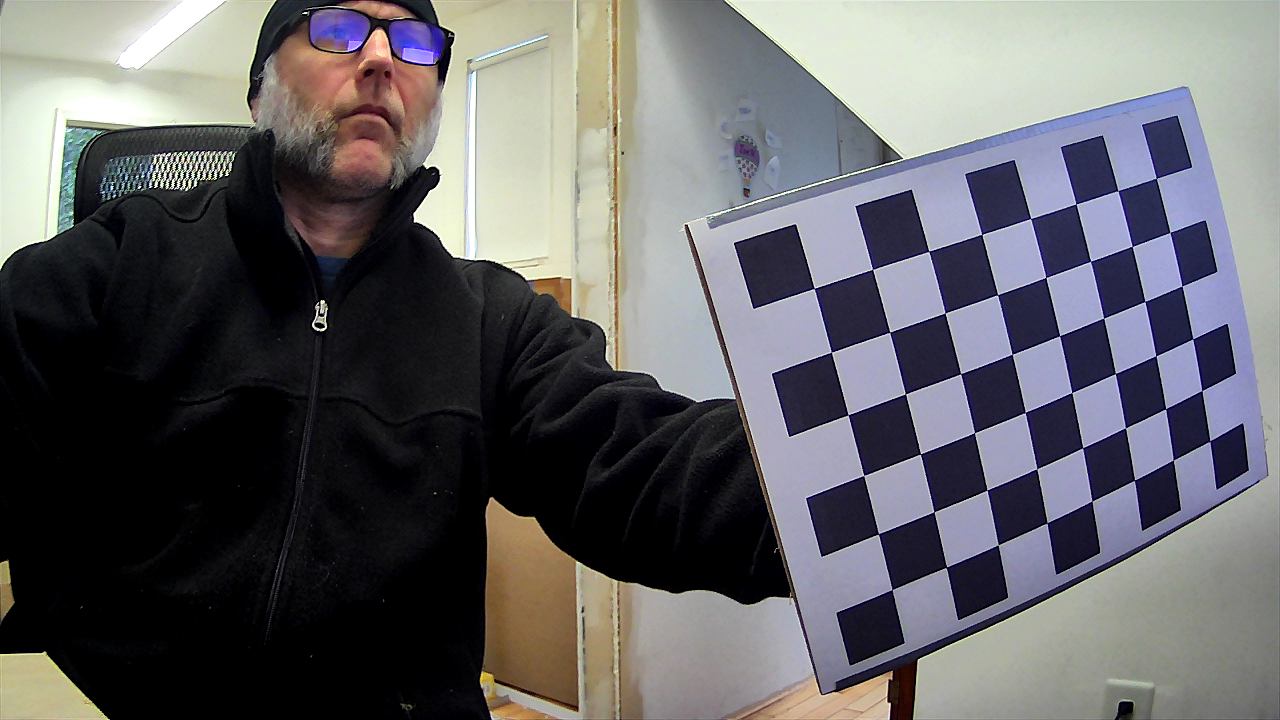
#> input picture 2025/code/vision/apriltags/calibration/images/calibration_image_18.png, 1280 x 720 px; its folder holds only this picture in this run
$ python 3_CalibrateCamera.py
#> lines starting #> are read from the running program, lines starting #| are printed output that depends on the picture; after the words box and inside, x2 and y2 are one past the last pixel; in counts of white or black regions, pixels touching at a corner belong together; long printed decimals are rounded
import cv2
import numpy as np
import glob
import os

# Get the current directory of this script
current_dir = os.path.dirname(os.path.abspath(__file__))

# Define the checkerboard dimensions and square size
CHECKERBOARD = (8, 6)
square_size = 0.027

# Termination criteria for refining corner detection accuracy
criteria = (cv2.TERM_CRITERIA_EPS + cv2.TERM_CRITERIA_MAX_ITER, 30, 0.001)

# Prepare object points based on checkerboard size (3D points in real space)
objp = np.zeros((CHECKERBOARD[0] * CHECKERBOARD[1], 3), np.float32)
objp[:, :2] = np.mgrid[0:CHECKERBOARD[0], 0:CHECKERBOARD[1]].T.reshape(-1, 2)
objp *= square_size

# Arrays to store 3D object points and 2D image points
objpoints = []
imgpoints = []

# Load calibration images
images_path = os.path.join(current_dir, 'calibration', 'images', '*.png')
images = glob.glob(images_path)

if len(images) == 0:
	print(f"No images found in {images_path}. Please check your folder and image paths.")
	exit()

print(f"Found {len(images)} calibration images.")

image_size = None

for image_file in images:
	img = cv2.imread(image_file)
#> img is the input picture: shape (720, 1280, 3); mean B, G, R 102.3, 99.3, 100
	gray = cv2.cvtColor(img, cv2.COLOR_BGR2GRAY)
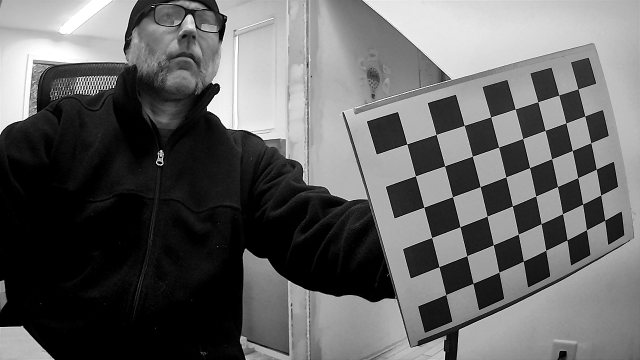
#> gray: shape (720, 1280) (shown at 1/2 size); min 0, max 255, mean 99.8
	ret, corners = cv2.findChessboardCorners(gray, CHECKERBOARD, None)
#> ret = True; corners = 48 rows, first 8: [814.3, 288.4], [872.6, 269.4], [928.7, 251.5], [981.8, 234.7], [1030.5, 218.5], [1075.8, 204], [1117.9, 190.7], [1156.3, 178.4]

	if ret:
		objpoints.append(objp)
		corners2 = cv2.cornerSubPix(gray, corners, (11, 11), (-1, -1), criteria)
#> corners2 = 48 rows, first 8: [814.3, 288.4], [872.6, 269.4], [928.8, 251.4], [981.7, 234.4], [1030.7, 218.5], [1075.9, 203.9], [1117.8, 190.6], [1156.3, 178.3]
		imgpoints.append(corners2)

		if image_size is None:
			image_size = gray.shape[::-1]

		cv2.drawChessboardCorners(img, CHECKERBOARD, corners2, ret)
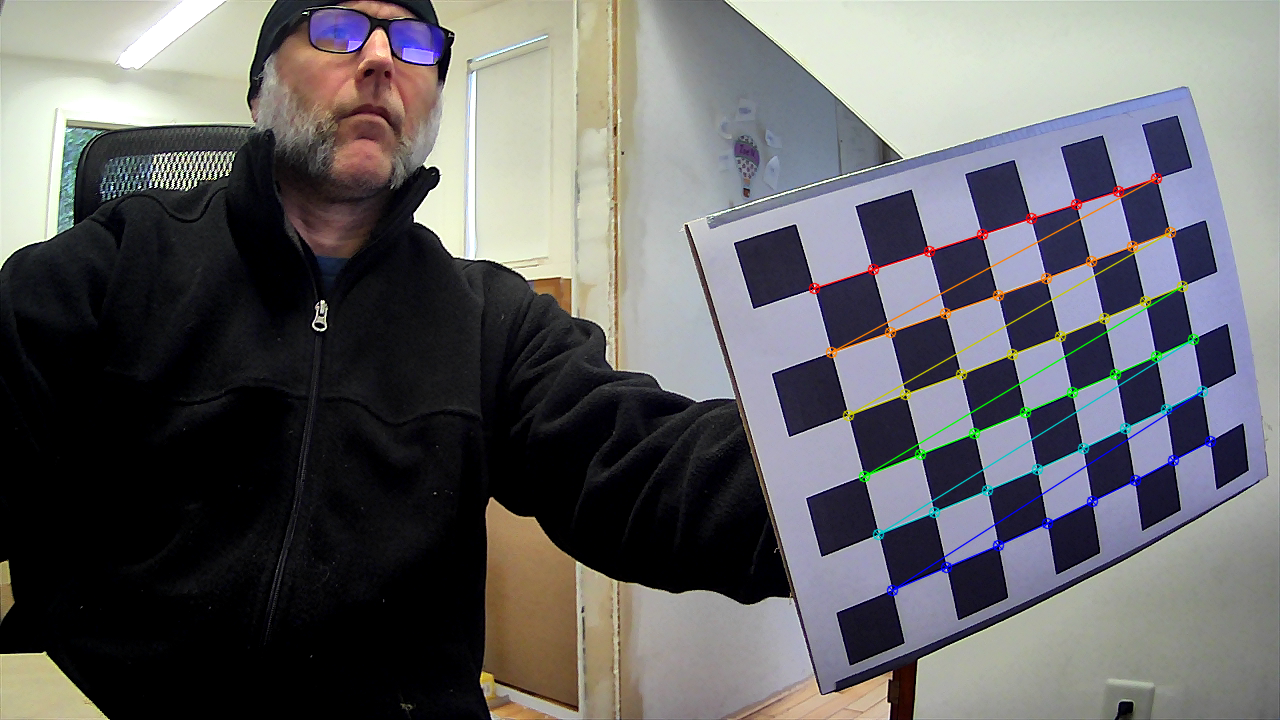
#> img: shape (720, 1280, 3); 1.59% of pixels changed, all inside (x1, y1, x2, y2) = (808, 172, 1217, 597)
		cv2.imshow('Checkerboard', img)
		cv2.waitKey(500)
	else:
		print(f"Checkerboard corners not found in {image_file}")

cv2.destroyAllWindows()

if image_size is not None:
	ret, camera_matrix, dist_coeffs, rvecs, tvecs = cv2.calibrateCamera(objpoints, imgpoints, image_size, None, None)
#> ret = 0.25; camera_matrix = [[926.6, 0, 676.3], [0, 940.9, 278.9], [0, 0, 1]]; dist_coeffs = [[-0.392, 0.198, 0.0176, -0.00504, -0.0515]]; rvecs = ([0.0461, -0.106, -0.294],); tvecs = ([0.0562, 0.00366, 0.375],)

	if ret:
		# Save calibration results
		calibration_dir = os.path.join(current_dir, 'calibration')
		os.makedirs(calibration_dir, exist_ok=True)

		np.save(os.path.join(calibration_dir, "camera_matrix.npy"), camera_matrix)
		np.save(os.path.join(calibration_dir, "dist_coeffs.npy"), dist_coeffs)

		# Compute reprojection error
		mean_error = 0
		for i in range(len(objpoints)):
			imgpoints2, _ = cv2.projectPoints(objpoints[i], rvecs[i], tvecs[i], camera_matrix, dist_coeffs)
			error = cv2.norm(imgpoints[i], imgpoints2, cv2.NORM_L2) / len(imgpoints2)
			mean_error += error
#> this loop made 1 pass
#> (error, mean_error) on pass 1: (0.0362, 0.0362)
#> after the loop, mean_error = 0.0362
		print(f"Calibration successful! Mean reprojection error: {mean_error / len(objpoints)}")
#| Calibration successful! Mean reprojection error: 0.03615
	else:
		print("Camera calibration failed. Please check your images.")
else:
	print("No valid images found for calibration.")

$ run again, on 2025/code/vision/apriltags/calibration/images/calibration_image_27.png
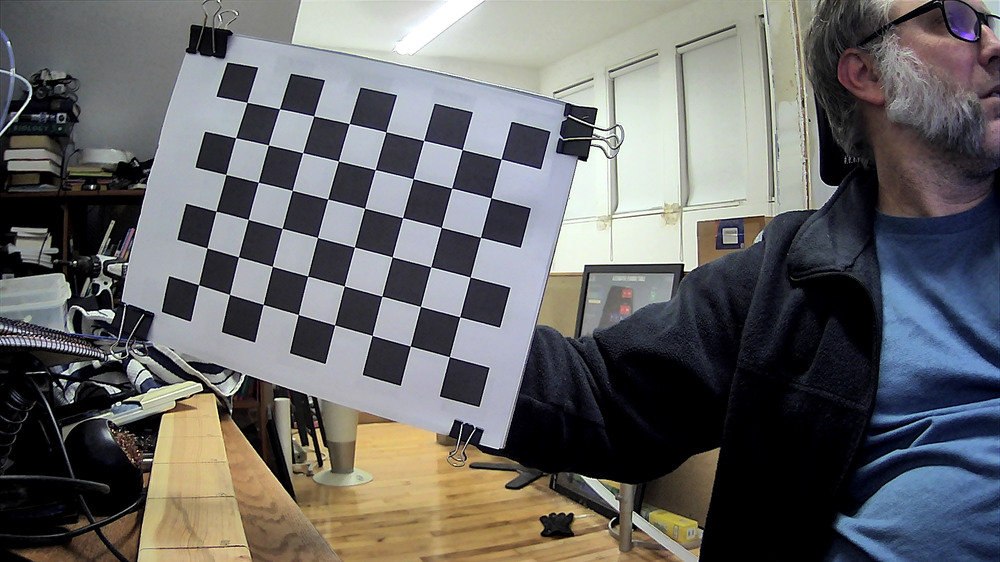
#> input picture 2025/code/vision/apriltags/calibration/images/calibration_image_27.png, 1000 x 562 px, shrunk from 1920 x 1080 before the run
#> img is the input picture: shape (562, 1000, 3); mean B, G, R 102.9, 103, 103.2
#> `gray = cv2.cvtColor(img, cv2.COLOR_BGR2GRAY)`:
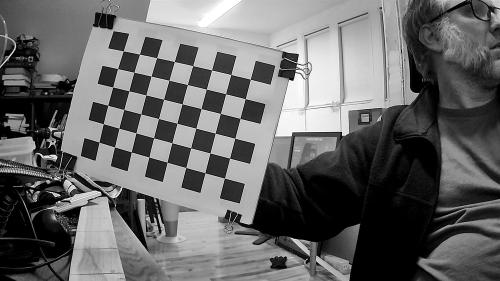
#> gray: shape (562, 1000) (shown at 1/2 size); min 0, max 255, mean 103
#> `ret, corners = cv2.findChessboardCorners(gray, CHECKERBOARD, None)`: ret = True; corners = 48 rows, first 8: [246.9, 102.4], [279.5, 108.8], [313.7, 116], [349.2, 123.7], [385.9, 131.8], [423.6, 140.5], [462.2, 149.6], [501, 159]
#> corners2 = 48 rows, first 8: [246.8, 102.3], [279.5, 108.7], [313.7, 115.9], [349.2, 123.6], [385.9, 131.7], [423.6, 140.5], [462.2, 149.5], [501.2, 159]
#> `cv2.drawChessboardCorners(img, CHECKERBOARD, corners2, ret)`:
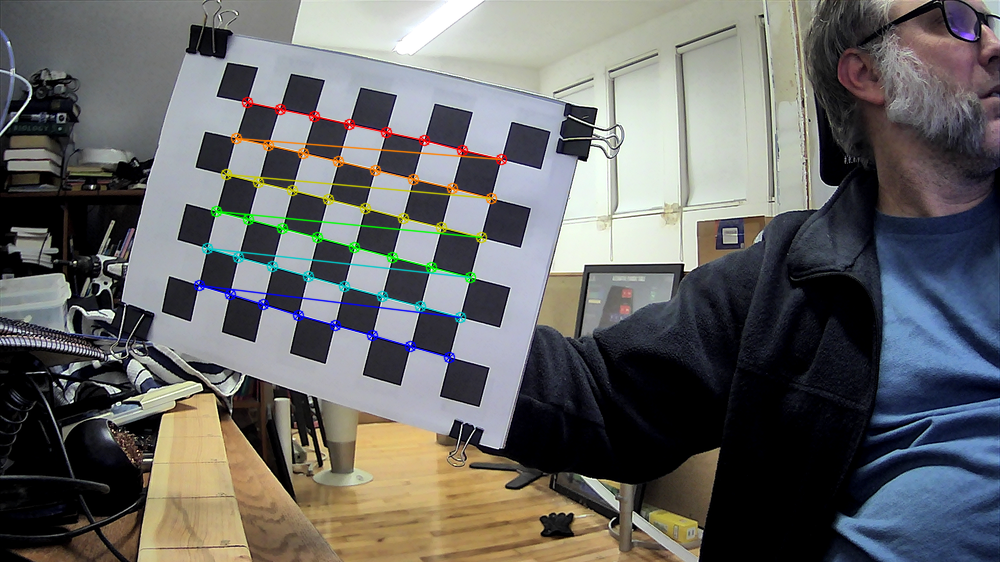
#> img: shape (562, 1000, 3); 2.18% of pixels changed, all inside (x1, y1, x2, y2) = (193, 96, 508, 364)
#> `ret, camera_matrix, dist_coeffs, rvecs, tvecs = cv2.calibrateCamera(ob..`: ret = 0.183; camera_matrix = [[174.7, 0, 478.6], [0, 174.5, 363.6], [0, 0, 1]]; dist_coeffs = [[-0.0245, 0.00055, -0.0103, 2.69e-05, -7.55e-06]]; rvecs = ([-0.000548, 0.011, 0.258],); tvecs = ([-0.168, -0.183, 0.118],)
#> the loop `for i in range(len(objpoints)):` made 1 pass
#> (error, mean_error) on pass 1: (0.0263, 0.0263)
#> after the loop `for i in range(len(objpoints)):`: mean_error = 0.0263
#| Calibration successful! Mean reprojection error: 0.02635

$ run again, on 2025/code/vision/apriltags/calibration/images/calibration_image_29.png
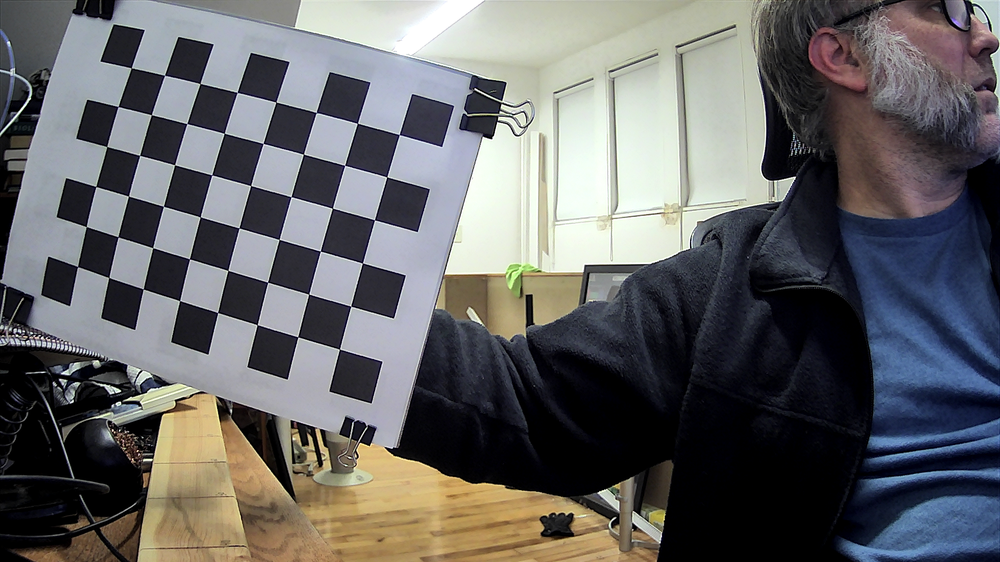
#> input picture 2025/code/vision/apriltags/calibration/images/calibration_image_29.png, 1000 x 562 px, shrunk from 1920 x 1080 before the run
#> img is the input picture: shape (562, 1000, 3); mean B, G, R 101.5, 100.6, 100.7
#> `gray = cv2.cvtColor(img, cv2.COLOR_BGR2GRAY)`:
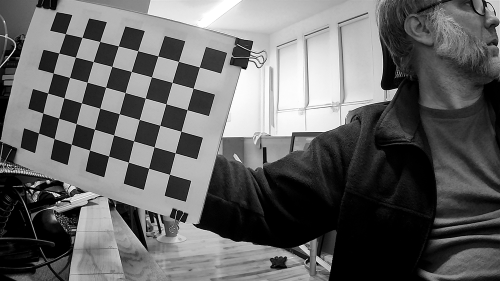
#> gray: shape (562, 1000) (shown at 1/2 size); min 0, max 255, mean 100.7
#> `ret, corners = cv2.findChessboardCorners(gray, CHECKERBOARD, None)`: ret = True; corners = 48 rows, first 8: [131.4, 68], [164.5, 75.28], [200, 83.6], [237.2, 92.37], [275.8, 102.1], [316.3, 112.5], [357.4, 123.4], [399.3, 134.6]
#> corners2 = 48 rows, first 8: [131.3, 67.77], [164.5, 75.33], [200, 83.51], [237.1, 92.39], [275.8, 102.1], [316.2, 112.4], [357.4, 123.3], [399.3, 134.6]
#> `cv2.drawChessboardCorners(img, CHECKERBOARD, corners2, ret)`:
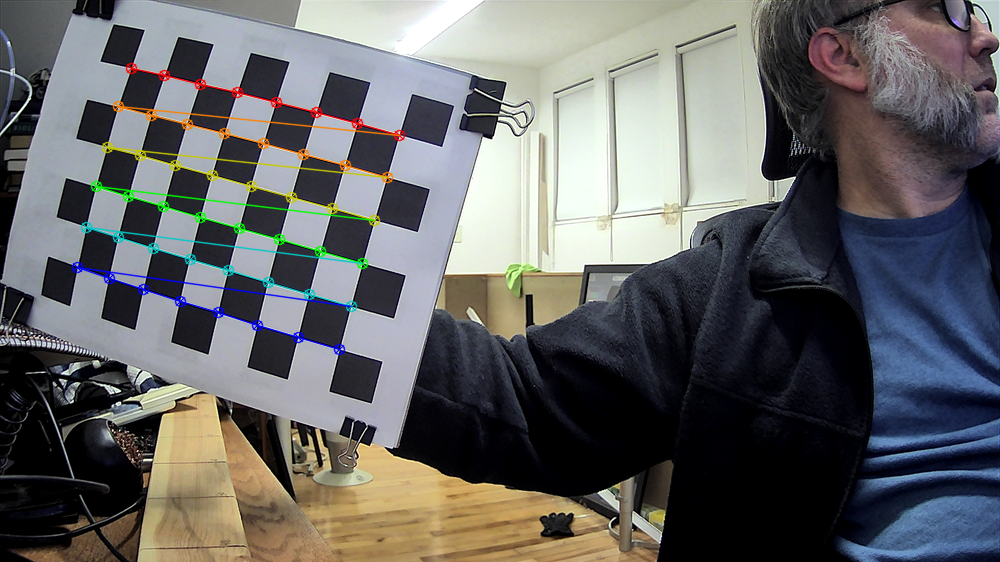
#> img: shape (562, 1000, 3); 2.27% of pixels changed, all inside (x1, y1, x2, y2) = (71, 62, 406, 356)
#> `ret, camera_matrix, dist_coeffs, rvecs, tvecs = cv2.calibrateCamera(ob..`: ret = 0.192; camera_matrix = [[938.6, 0, 466.1], [0, 939.2, 338.2], [0, 0, 1]]; dist_coeffs = [[-0.656, 0.656, -0.0301, 0.00596, -0.73]]; rvecs = ([0.0456, -0.115, 0.271],); tvecs = ([-0.222, -0.173, 0.538],)
#> the loop `for i in range(len(objpoints)):` made 1 pass
#> (error, mean_error) on pass 1: (0.0277, 0.0277)
#> after the loop `for i in range(len(objpoints)):`: mean_error = 0.0277
#| Calibration successful! Mean reprojection error: 0.02772
